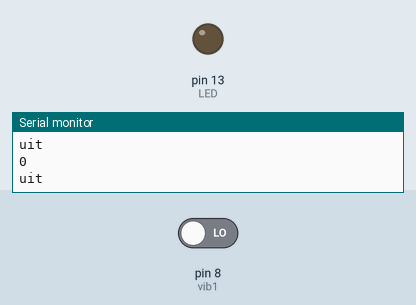
A sketch run on a simulated Arduino Uno, built with avr-gcc and run on an emulated ATmega328P. Shown: output pins drawn as LEDs (lit = HIGH), the last lines printed to the serial monitor. Inputs (shaded band) come from the test bench; at power-on: pin 8 (vib1) LOW.

Above: at 1.8 s.
1.9 s: pin 8 (vib1) driven HIGH
At 3.0 s:
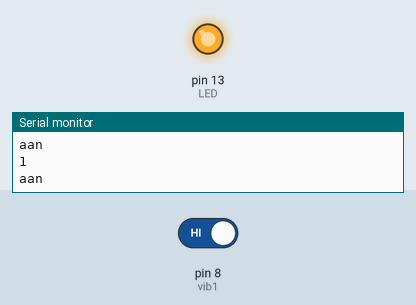
3.5 s: pin 8 (vib1) driven LOW
At 4.2 s:
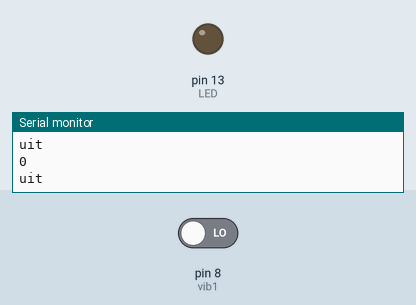
Timing chart, 0 to 6.5 s (numbered marks = the images above; inputs shaded):
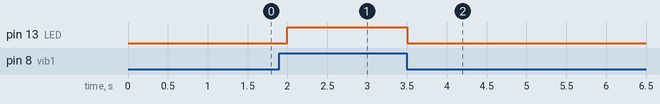

Measured:
- after the input at 1.9 s, pin 13 (LED): LOW → HIGH after 0.10 s
- after the input at 3.5 s, pin 13 (LED): HIGH → LOW at once

The sketch:

_11_themaplankjes.ino
```cpp
//#11 Thema plankjes
int vib1 = 8;
bool toggle = false;
int LED = LED_BUILTIN;

void setup() {
  pinMode (vib1, INPUT);
  pinMode (LED, OUTPUT);
  Serial.begin(9600);
}

void loop() {
 int val;
 val = digitalRead(vib1);
 Serial.println(val);

 if (val == HIGH){
    Serial.println("aan");
    digitalWrite(LED, HIGH);
 }
  else {
    Serial.println("uit");
    digitalWrite(LED, LOW);
  }

delay (500);
}
```
